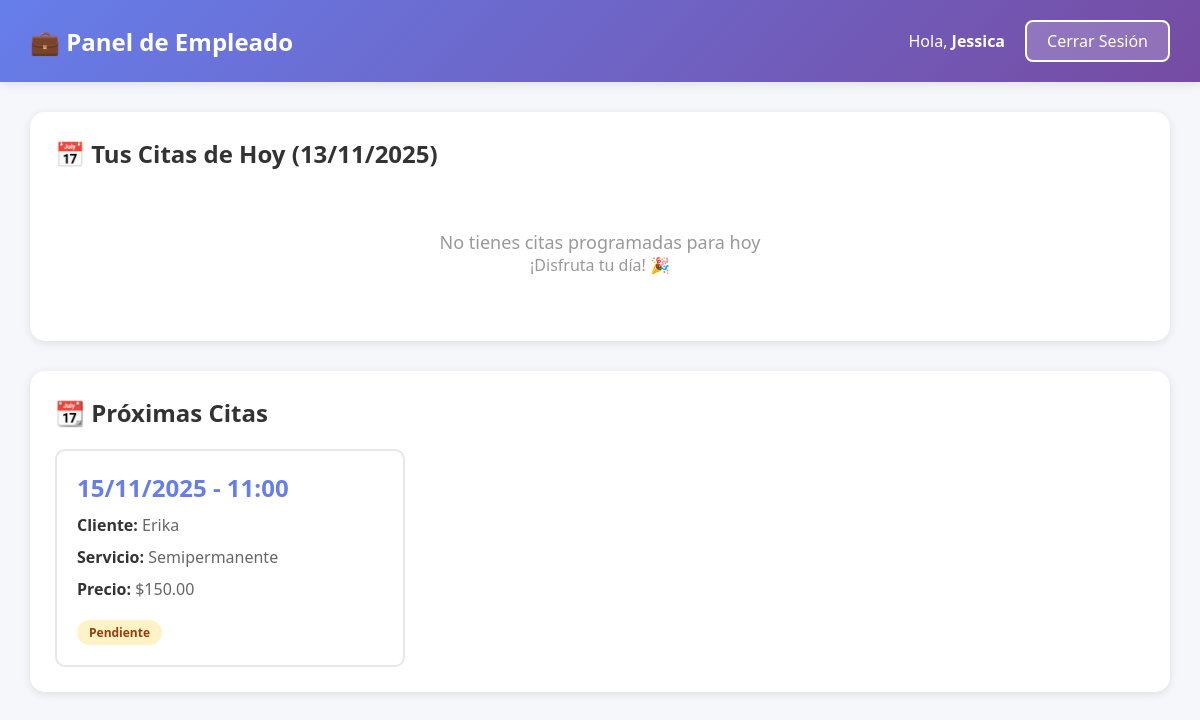
Screenshot of /pages/empleado/dashboard.php (signed in) with the database file from the repository.
### tables this page shows
CREATE TABLE `citas` (
  `id` int(11) NOT NULL,
  `cliente_id` int(11) NOT NULL,
  `empleado_id` int(11) NOT NULL,
  `servicio_id` int(11) NOT NULL,
  `fecha_cita` date NOT NULL,
  `hora_cita` time NOT NULL,
  `estado` enum('Pendiente','Confirmada','Completada','Cancelada') DEFAULT 'Pendiente',
  `notas` text DEFAULT NULL,
  `precio_total` decimal(10,2) NOT NULL,
  `fecha_creacion` timestamp NULL DEFAULT current_timestamp(),
  `fecha_actualizacion` timestamp NULL DEFAULT current_timestamp() ON UPDATE current_timestamp()
);

CREATE TABLE `usuarios` (
  `id` int(11) NOT NULL,
  `nombre` varchar(100) NOT NULL,
  `email` varchar(100) NOT NULL,
  `password` varchar(255) NOT NULL,
  `telefono` varchar(20) DEFAULT NULL,
  `rol` enum('Cliente','Empleado','Administrador') NOT NULL DEFAULT 'Cliente',
  `fecha_registro` timestamp NULL DEFAULT current_timestamp(),
  `activo` tinyint(1) DEFAULT 1
);

CREATE TABLE `servicios` (
  `id` int(11) NOT NULL,
  `nombre` varchar(100) NOT NULL,
  `descripcion` text DEFAULT NULL,
  `duracion` int(11) NOT NULL COMMENT 'Duración en minutos',
  `precio` decimal(10,2) NOT NULL,
  `activo` tinyint(1) DEFAULT 1,
  `fecha_creacion` timestamp NULL DEFAULT current_timestamp()
);

### includes/verificar_sesion.php (called while the page is built, shortened)
<?php
function obtenerNombreUsuario() {
    return $_SESSION['nombre'] ?? 'Usuario';
}
?>

### pages/empleado/dashboard.php (the view, shortened to what this page needs)
<?php
require_once '../../includes/verificar_sesion.php';
$database = new Database();
$db = $database->getConnection();
$empleado_id = $_SESSION['usuario_id'];
$hoy = date('Y-m-d');
$query = "SELECT c.*, u.nombre as cliente_nombre, s.nombre as servicio_nombre
          FROM citas c
          JOIN usuarios u ON c.cliente_id = u.id
          JOIN servicios s ON c.servicio_id = s.id
          WHERE c.empleado_id = :empleado_id AND c.fecha_cita = :hoy
          ORDER BY c.hora_cita ASC";
$stmt = $db->prepare($query);
$stmt->bindParam(':empleado_id', $empleado_id);
$stmt->bindParam(':hoy', $hoy);
$stmt->execute();
$citas_hoy = $stmt->fetchAll();
$query = "SELECT c.*, u.nombre as cliente_nombre, s.nombre as servicio_nombre
          FROM citas c
          JOIN usuarios u ON c.cliente_id = u.id
          JOIN servicios s ON c.servicio_id = s.id
          WHERE c.empleado_id = :empleado_id AND c.fecha_cita > :hoy
          ORDER BY c.fecha_cita ASC, c.hora_cita ASC
          LIMIT 10";
$stmt = $db->prepare($query);
$stmt->bindParam(':empleado_id', $empleado_id);
$stmt->bindParam(':hoy', $hoy);
$stmt->execute();
$proximas_citas = $stmt->fetchAll();
?>
<!DOCTYPE html>
<html lang="es">
<head>
</head>
<body>
    <div class="header">
        <div class="header-content">
            <h1>💼 Panel de Empleado</h1>
            <div class="user-info">
                <span>Hola, <strong><?php echo htmlspecialchars(obtenerNombreUsuario()); ?></strong></span>
                <a href="../../auth/logout.php" class="logout-btn">Cerrar Sesión</a>
            </div>
        </div>
    </div>
    <div class="container">
        <div class="section">
            <h2>📅 Tus Citas de Hoy (<?php echo date('d/m/Y'); ?>)</h2>
            <?php if (count($citas_hoy) > 0): ?>
                <div class="citas-grid">
                    <?php foreach ($citas_hoy as $cita): ?>
                        <div class="cita-card">
                            <div class="cita-hora"><?php echo date('H:i', strtotime($cita['hora_cita'])); ?></div>
                            <div class="cita-info">
                                <strong>Cliente:</strong> <?php echo htmlspecialchars($cita['cliente_nombre']); ?>
                            </div>
                            <div class="cita-info">
                                <strong>Servicio:</strong> <?php echo htmlspecialchars($cita['servicio_nombre']); ?>
                            </div>
                            <div class="cita-info">
                                <strong>Precio:</strong> $<?php echo number_format($cita['precio_total'], 2); ?>
                            </div>
                            <?php if ($cita['notas']): ?>
                                <div class="cita-info">
                                    <strong>Notas:</strong> <?php echo htmlspecialchars($cita['notas']); ?>
                                </div>
                            <?php endif; ?>
                            <span class="badge badge-<?php echo strtolower($cita['estado']); ?>">
                                <?php echo $cita['estado']; ?>
                            </span>
                        </div>
                    <?php endforeach; ?>
                </div>
            <?php else: ?>
                <div class="empty-state">
                    <p style="font-size: 18px;">No tienes citas programadas para hoy</p>
                    <p>¡Disfruta tu día! 🎉</p>
                </div>
            <?php endif; ?>
        </div>
        <div class="section">
            <h2>📆 Próximas Citas</h2>
            <?php if (count($proximas_citas) > 0): ?>
                <div class="citas-grid">
                    <?php foreach ($proximas_citas as $cita): ?>
                        <div class="cita-card">
                            <div class="cita-hora">
                                <?php echo date('d/m/Y', strtotime($cita['fecha_cita'])); ?> -
                                <?php echo date('H:i', strtotime($cita['hora_cita'])); ?>
                            </div>
                            <div class="cita-info">
                                <strong>Cliente:</strong> <?php echo htmlspecialchars($cita['cliente_nombre']); ?>
                            </div>
                            <div class="cita-info">
                                <strong>Servicio:</strong> <?php echo htmlspecialchars($cita['servicio_nombre']); ?>
                            </div>
                            <div class="cita-info">
                                <strong>Precio:</strong> $<?php echo number_format($cita['precio_total'], 2); ?>
                            </div>
                            <span class="badge badge-<?php echo strtolower($cita['estado']); ?>">
                                <?php echo $cita['estado']; ?>
                            </span>
                        </div>
                    <?php endforeach; ?>
                </div>
            <?php else: ?>
                <div class="empty-state">
                    <p style="font-size: 18px;">No tienes citas próximas programadas</p>
                </div>
            <?php endif; ?>
        </div>
    </div>
</body>
</html>

### pages/empleado/dashboard.php (style rules this page uses)
* { margin: 0; padding: 0; box-sizing: border-box; }
body { font-family: 'Segoe UI', Tahoma, Geneva, Verdana, sans-serif; background: #f5f7fa; }
.header { background: linear-gradient(135deg, #667eea 0%, #764ba2 100%); color: white; padding: 20px 30px; box-shadow: 0 2px 10px rgba(0,0,0,0.1); }
.header-content { max-width: 1400px; margin: 0 auto; display: flex; justify-content: space-between; align-items: center; }
.header h1 { font-size: 24px; }
.user-info { display: flex; align-items: center; gap: 20px; }
.logout-btn { background: rgba(255,255,255,0.2); color: white; padding: 8px 20px; border: 2px solid white; border-radius: 8px; text-decoration: none; font-weight: 500; transition: all 0.3s; }
.container { max-width: 1400px; margin: 30px auto; padding: 0 30px; }
.section { background: white; padding: 25px; border-radius: 15px; box-shadow: 0 2px 10px rgba(0,0,0,0.1); margin-bottom: 30px; }
.section h2 { color: #333; margin-bottom: 20px; }
.citas-grid { display: grid; grid-template-columns: repeat(auto-fill, minmax(300px, 1fr)); gap: 20px; }
.cita-card { border: 2px solid #e5e7eb; border-radius: 10px; padding: 20px; transition: all 0.3s; }
.cita-hora { font-size: 24px; font-weight: bold; color: #667eea; margin-bottom: 10px; }
.cita-info { margin: 10px 0; color: #666; }
.cita-info strong { color: #333; }
.badge { display: inline-block; padding: 4px 12px; border-radius: 20px; font-size: 12px; font-weight: 600; margin-top: 10px; }
.badge-pendiente { background: #fef3c7; color: #92400e; }
.empty-state { text-align: center; padding: 40px; color: #999; }

### rows the page displays
citas: fecha_cita "15/11/2025", hora_cita "11:00", cliente.nombre "Erika", servicio.nombre "Semipermanente", precio_total "150.00", estado "Pendiente"

### other values shown
obtenerNombreUsuario() "Jessica"
